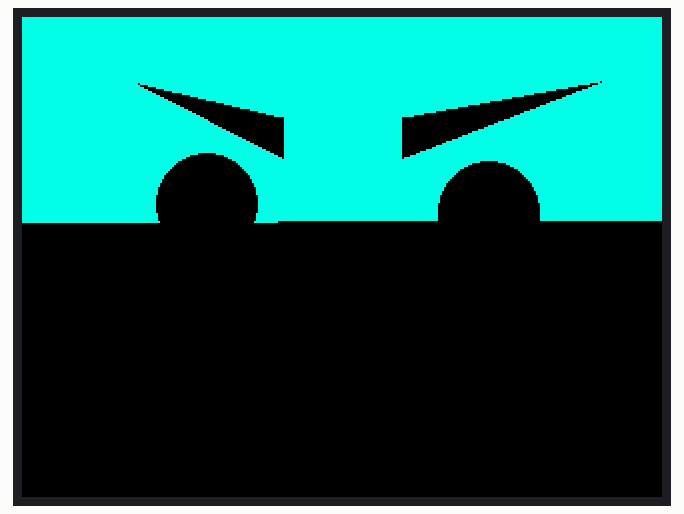
Recording of a sketch running on a simulated Arduino Uno, built with avr-gcc and run on an emulated ATmega328P. Shown: 320×240 colour display. Random numbers use the default seed unless the sketch sets one.

Above: at 1.1 s.
At 15.7 s:
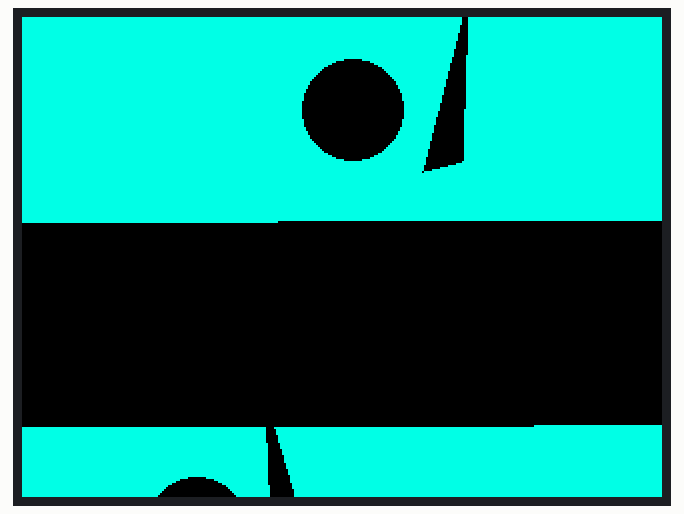
At 24.3 s:
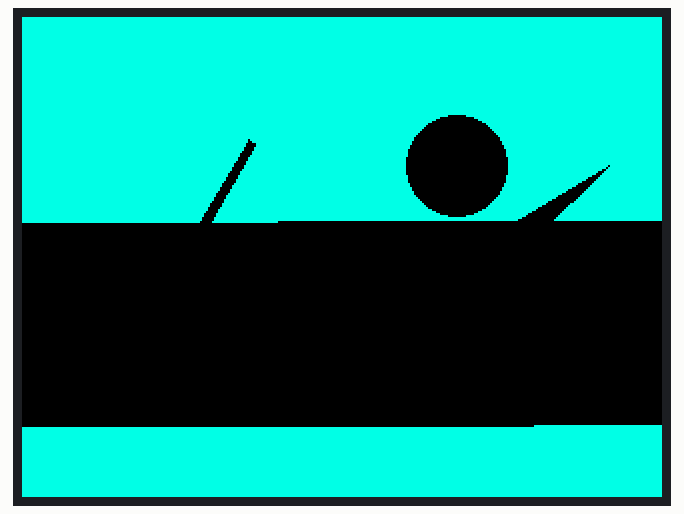
At 26.4 s:
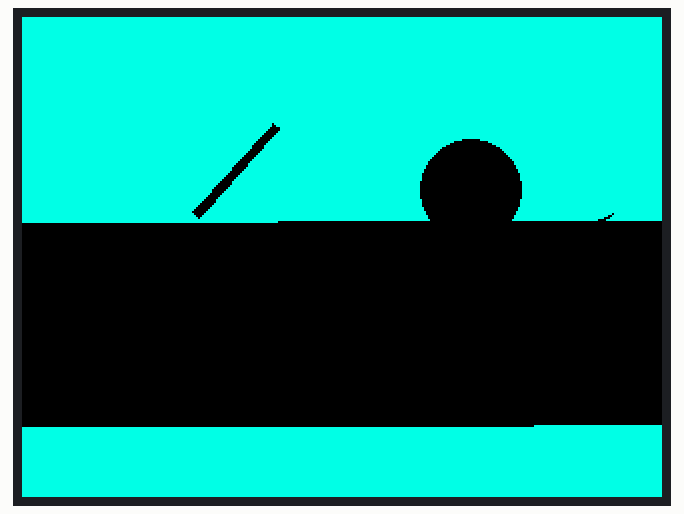
At 30.6 s:
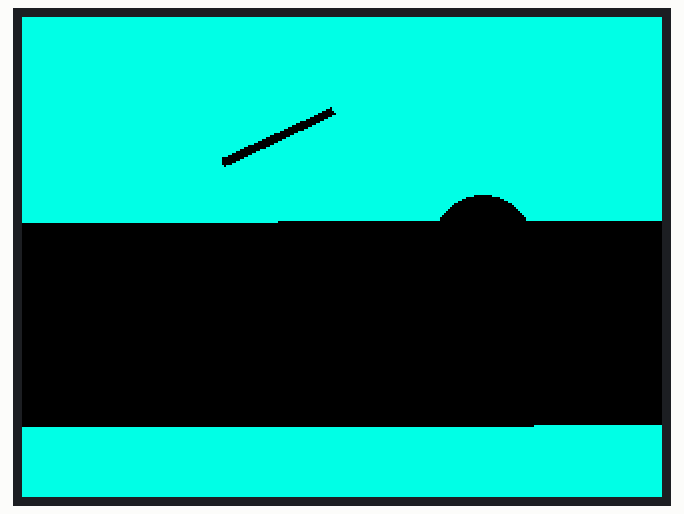
At 36.5 s:
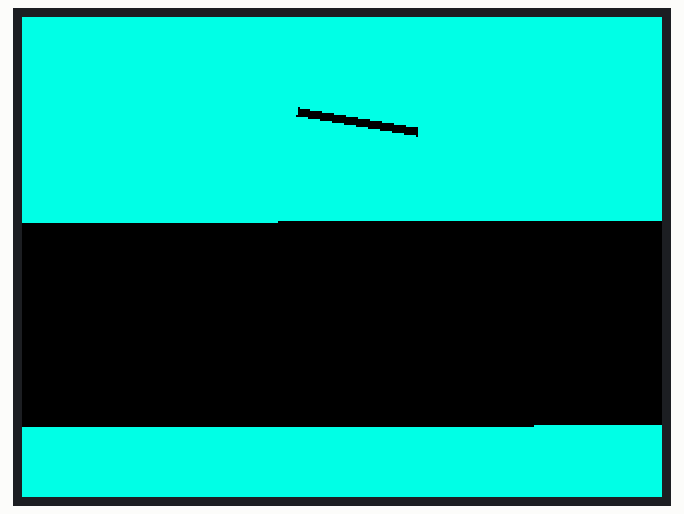

Measured:
- what the display in image 1 shows lasts 1.4 s, from 15.6 s to 17.0 s
- what the display in image 2 shows lasts 2.1 s, from 24.3 s to 26.4 s
- what the display in image 4 shows lasts 1.8 s, from 30.6 s to 32.4 s
- what the display in image 5 shows lasts 2.1 s, from 36.5 s to 38.6 s

The sketch:

tipsy_glasses.ino
```cpp
// (licence header left out)
//LovyanGFX https://github.com/lovyan03/LovyanGFX
#include <LGFX_TFT_eSPI.hpp>
static TFT_eSPI lcd;
TFT_eSprite *Spr;

static float rot_theta = 0;
const int x_zero = 160;
const int y_zero = 120;

uint32_t front_col = TFT_BLACK;
uint32_t back_col = TFT_YELLOW;

unsigned long time_old_ms = 0;
unsigned long time_static_ms = 0;
float d_rot_speed;


void setup() {
  Serial.begin(115200);

  lcd.init();
  lcd.setRotation(1);

  Spr = new TFT_eSprite(&lcd);
  Spr->setColorDepth(16);
  Spr->createSprite(320, 240);
  Spr->setBitmapColor(front_col, back_col);
  time_old_ms = millis();
}

void loop() {
  Spr->fillSprite(back_col);

  long time_now_ms = millis();
  long dt = time_now_ms - time_old_ms;
  time_old_ms = time_now_ms;
  time_static_ms += dt;

  if (time_static_ms > 4000) {
    d_rot_speed = 0.2;
  }
  else if (time_static_ms > 2000) {
    d_rot_speed = 0.1;
  }

  if (time_static_ms > 40000) {
    d_rot_speed = -0.0;
  }

  rot_theta += d_rot_speed;
  float open = 10;
  draw_face( open, rot_theta);

  if  (rot_theta > 2 * 3.1415)rot_theta -= 2 * 3.1415;
  else if  (rot_theta < -2 * 3.1415)rot_theta += 2 * 3.1415;

}


/* Rotation */
void rot(int16_t &x, int16_t &y, float theta) {
  int16_t x_rot, y_rot;
  x_rot = (x - x_zero) * cos(theta) - (y - y_zero) * sin(theta) + x_zero;
  y_rot = (x - x_zero) * sin(theta) +  (y - y_zero) * cos(theta) + y_zero;
  x = x_rot;
  y = y_rot;
}

/* View Triangle */
void fillTriangle_r(TFT_eSprite *spi, int16_t x0, int16_t y0, int16_t x1,
                    int16_t y1, int16_t x2, int16_t y2, uint16_t color, float theta) {
  rot(x0, y0, theta);
  rot(x1, y1, theta);
  rot(x2, y2, theta);
  spi->fillTriangle(x0, y0, x1, y1, x2, y2, color);
}

/* View CirCle */
void fillCircle_r(TFT_eSprite *spi, int16_t x, int16_t y, int16_t r, uint16_t color, float theta) {
  rot(x, y, theta);
  spi->fillCircle( x, y, r,  color);
}

/* View Quad */
void fillRect_r(TFT_eSprite *spi, int16_t x, int16_t y, int16_t w, int16_t h, uint16_t color, float theta) {
  int16_t x0 = x - w / 2;
  int16_t y0 = y - h / 2;
  int16_t x1 = x + w / 2;
  int16_t y1 = y - h / 2;
  int16_t x2 = x - w / 2;
  int16_t y2 = y + h / 2;
  int16_t x3 = x + w / 2;
  int16_t y3 = y + h / 2;

  rot(x0, y0, theta);
  rot(x1, y1, theta);
  rot(x2, y2, theta);
  rot(x3, y3, theta);

  spi->fillTriangle( x0, y0,  x1,  y1,  x3,  y3,  color);
  spi->fillTriangle( x0, y0,  x2,  y2,  x3,  y3,  color);
}

/* View Face */
void draw_face(float open, float theta) {
  static long cnt = 0;

 //Base Smart Slasses E-Kanji https://bit.ly/2ThiHle　Face Shape

  //Face View
  Spr->fillSprite(back_col);  //背景を塗る。
  fillTriangle_r(Spr, 190, 70, 190, 50,
                 280 + random(10), 25 + random(15), front_col, theta); //左眉
  fillTriangle_r(Spr, 130, 70, 130, 50,
                 50 + random(10), 25 + random(15), front_col, theta); //右眉
  fillRect_r(Spr, 163, 188, 60, open / 2, front_col, theta);


  if (cnt < 20) {
    fillCircle_r(Spr, 90 + random(5), 93 + random(5),
                 25 , front_col , theta); //左目
    fillCircle_r(Spr, 230 + random(5), 93 + random(5),
                 25 , front_col , theta); //右目
  }
  else if (cnt < 50) {
    fillRect_r(Spr, 90, 93, 50, 5, front_col, theta);
    fillRect_r(Spr, 230, 93, 50, 5, front_col, theta);
  }
  else {
    cnt = 0;
  }
  cnt++;
  Spr->pushSprite(0, 0);     //スプライトを表示する

  d_rot_speed = 0;
}
```
